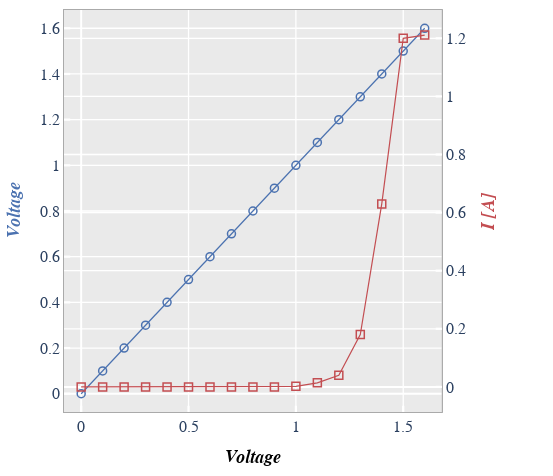

Write notebook code for a chart like this one.
### Markdown cell above
#### Shared x-axis (twin_x)

### Code cell
fcp.plot(df, x='Voltage', y=['Voltage', 'I [A]'], twin_x=True,
         filter='Substrate=="Si" & Target Wavelength==450 & Boost Level==0.2 & Temperature [C]==25 & Die=="(-1,2)"')

### Figure 1 — Plotly figure (JSON) as saved in the notebook; plotly's stock layout.template omitted (floating-point values rounded to 4 significant figures)
{"data": [{"line": {"width": 1.2}, "marker": {"color": "#4b72b0", "line": {"color": "#4b72b0", "width": 1.5}, "size": 8, "symbol": "circle-open"}, "mode": "lines+markers", "showlegend": true, "type": "scatter", "x": [0, 0.1, 0.2, 0.3, 0.4, 0.5, 0.6, 0.7, 0.8, 0.9, 1, 1.1, 1.2, 1.3, 1.4, 1.5, 1.6], "xaxis": "x", "y": [0, 0.1, 0.2, 0.3, 0.4, 0.5, 0.6, 0.7, 0.8, 0.9, 1, 1.1, 1.2, 1.3, 1.4, 1.5, 1.6], "yaxis": "y"}, {"line": {"width": 1.2}, "marker": {"color": "#c34e52", "line": {"color": "#c34e52", "width": 1.5}, "size": 8, "symbol": "square-open"}, "mode": "lines+markers", "showlegend": true, "type": "scatter", "x": [0, 0.1, 0.2, 0.3, 0.4, 0.5, 0.6, 0.7, 0.8, 0.9, 1, 1.1, 1.2, 1.3, 1.4, 1.5, 1.6], "xaxis": "x", "y": [0, 0, 0, 0, 0, 0, 0, 0, 0, 0, 0.002, 0.014, 0.04, 0.18, 0.63, 1.2, 1.211], "yaxis": "y2"}], "layout": {"autosize": false, "height": 476, "margin": {"b": 64, "l": 64, "r": 87, "t": 10}, "modebar": {"orientation": "v"}, "paper_bgcolor": "#ffffff", "plot_bgcolor": "#eaeaea", "showlegend": false, "title": {"x": 0.5615, "y": 0.9748}, "width": 553, "xaxis": {"anchor": "y", "domain": [0, 0.94], "gridcolor": "#ffffff", "griddash": "solid", "gridwidth": 1.3, "linecolor": "#aaaaaa", "linewidth": 1, "mirror": true, "range": [-0.08, 1.68], "showline": true, "showticklabels": true, "tickcolor": "#ffffff", "tickfont": {"family": "sans-serif", "size": 16}, "ticklen": 6.2, "ticks": "inside", "tickwidth": 2.2, "title": {"font": {"color": "#000000", "family": "sans-serif", "size": 18}, "standoff": 15, "text": "<i><b>Voltage</b></i>"}}, "yaxis": {"anchor": "x", "domain": [0, 1], "gridcolor": "#ffffff", "griddash": "solid", "gridwidth": 1.3, "linecolor": "#aaaaaa", "linewidth": 1, "mirror": true, "range": [-0.08, 1.68], "showline": true, "showticklabels": true, "tickcolor": "#ffffff", "tickfont": {"family": "sans-serif", "size": 16}, "ticklen": 6.2, "ticks": "inside", "tickwidth": 2.2, "title": {"font": {"color": "#4b72b0", "family": "sans-serif", "size": 18}, "standoff": 15, "text": "<i><b>Voltage</b></i>"}}, "yaxis2": {"anchor": "x", "gridcolor": "#ffffff", "griddash": "solid", "gridwidth": 1.3, "linecolor": "#aaaaaa", "linewidth": 1, "mirror": true, "overlaying": "y", "showline": true, "showticklabels": true, "side": "right", "tickcolor": "#ffffff", "tickfont": {"family": "sans-serif", "size": 16}, "ticklen": 6.2, "ticks": "inside", "tickwidth": 2.2, "title": {"font": {"color": "#c34e52", "family": "sans-serif", "size": 18}, "standoff": 15, "text": "<i><b>I [A]</b></i>"}}}}
